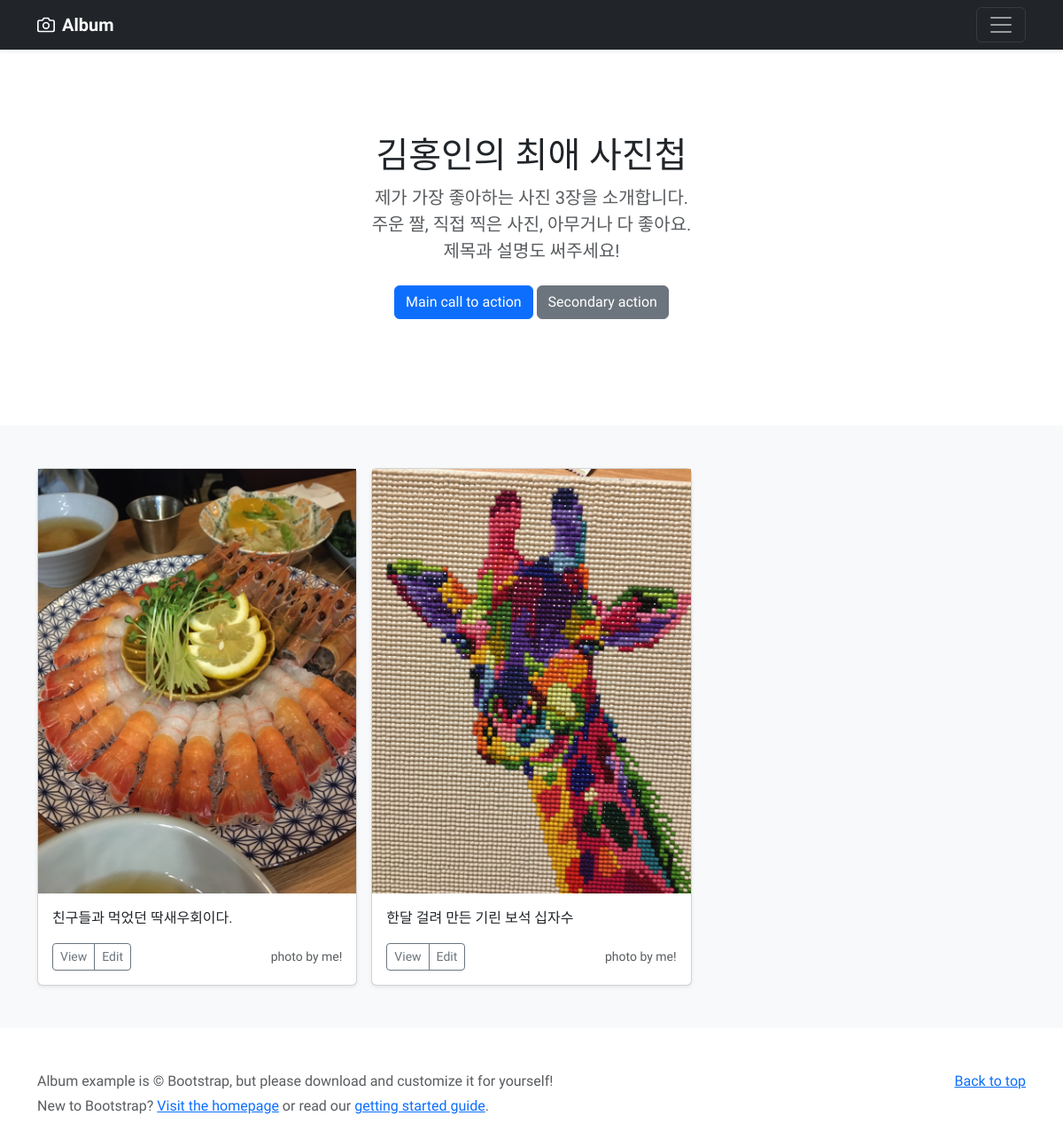
Screenshot of /portfolio/portfolio/ with the database file from the repository.
### portfolio/models.py (models this page shows, shortened)
class Portfolio(models.Model):
    title = models.CharField(max_length=300)
    image = models.ImageField(upload_to = 'images/')
    description = models.CharField(max_length=500)

### portfolio/views.py (the view)
# urls.py: path('portfolio/', include('portfolio.urls')),
def portfolio(request):
    portfolios = Portfolio.objects
    return render(request, 'portfolio.html', {'portfolios':portfolios})

### portfolio/templates/portfolio.html (shortened to what this page needs)
{% load static %}
<!doctype html>
<html lang="en">
<head>
    <link href="https://cdn.jsdelivr.net/npm/bootstrap@5.0.1/dist/css/bootstrap.min.css" rel="stylesheet"
>
    <link href="/docs/5.0/dist/css/bootstrap.min.css" rel="stylesheet"
>
</head>
<body>
    <header>
        <div class="navbar navbar-dark bg-dark shadow-sm">
            <div class="container">
                <a href="#" class="navbar-brand d-flex align-items-center">
                    <strong>Album</strong>
                </a>
                <button class="navbar-toggler" type="button" data-bs-toggle="collapse" data-bs-target="#navbarHeader"
                    aria-controls="navbarHeader" aria-expanded="false" aria-label="Toggle navigation">
                    <span class="navbar-toggler-icon"></span>
                </button>
            </div>
        </div>
    </header>
    <main>
        <section class="py-5 text-center container">
            <div class="row py-lg-5">
                <div class="col-lg-6 col-md-8 mx-auto">
                    <h1 class="fw-light">김홍인의 최애 사진첩</h1>
                    <p class="lead text-muted">제가 가장 좋아하는 사진 3장을 소개합니다. <br>주운 짤, 직접 찍은 사진, 아무거나 다 좋아요. <br>제목과 설명도 써주세요!</p>
                    <p>
                        <a href="#" class="btn btn-primary my-2">Main call to action</a>
                        <a href="#" class="btn btn-secondary my-2">Secondary action</a>
                    </p>
                </div>
            </div>
        </section>
        <div class="album py-5 bg-light">
            <div class="container">
                <div class="row row-cols-1 row-cols-sm-2 row-cols-md-3 g-3">
                    {% for portfolio in portfolios.all %}
                    <div class="col">
                        <div class="card shadow-sm">
                            <img src="{{portfolio.image.url}}">
                            <div class="card-body">
                                <p class="card-text">{{portfolio.description}}</p>
                                <div class="d-flex justify-content-between align-items-center">
                                    <div class="btn-group">
                                        <button type="button" class="btn btn-sm btn-outline-secondary">View</button>
                                        <button type="button" class="btn btn-sm btn-outline-secondary">Edit</button>
                                    </div>
                                    <small class="text-muted">photo by me!</small>
                                </div>
                            </div>
                        </div>
                    </div>
                    {% endfor %}
                </div>
            </div>
        </div>
    </main>
    <footer class="text-muted py-5">
        <div class="container">
            <p class="float-end mb-1">
                <a href="#">Back to top</a>
            </p>
            <p class="mb-1">Album example is &copy; Bootstrap, but please download and customize it for yourself!</p>
            <p class="mb-0">New to Bootstrap? <a href="/">Visit the homepage</a> or read our <a
                    href="/docs/5.0/getting-started/introduction/">getting started guide</a>.</p>
        </div>
    </footer>
</body>
</html>

### portfolio/templates/portfolio.html (style rules this page uses)
body, h1, h2, h3, h4, h5, h6, p, span { font-family: 'Nanum Myeongjo', serif; }

### rows the page displays
Portfolio: image (picture), description "친구들과 먹었던 딱새우회이다."
Portfolio: image (picture), description "한달 걸려 만든 기린 보석 십자수"
